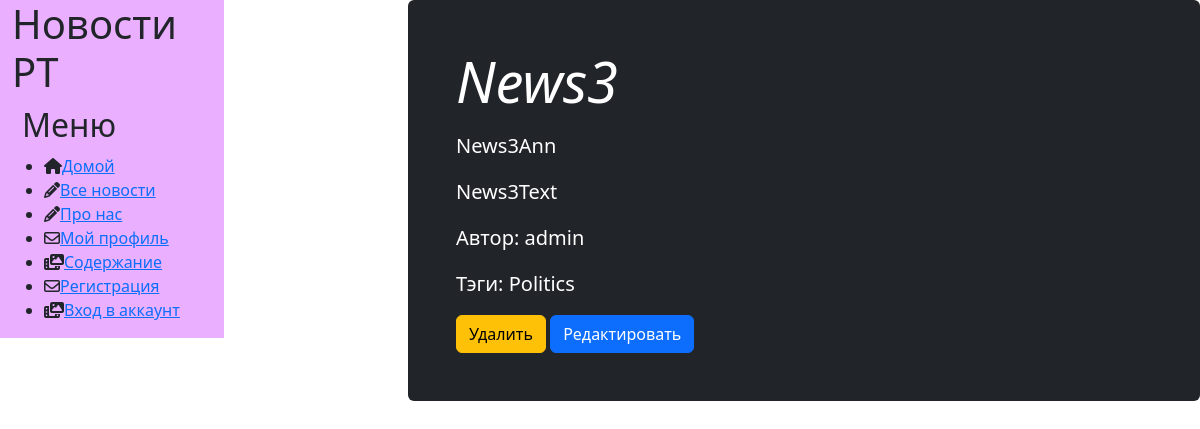
/news/show/3, run on the app's committed database.
### news/models.py (models this page shows, shortened)
class Article(models.Model):
    categories = (('E', 'Economics'), ('S', 'Science'), ('IT', 'IT'))
    author = models.ForeignKey(User, on_delete=models.SET_NULL, null=True)
    title = models.CharField('Название', max_length=50, default='')
    anouncement = models.TextField('Аннотация', max_length=250)
    text = models.TextField('Текст новости')
    date = models.DateTimeField('Дата публикации', auto_created='', auto_now=True)
    category = models.CharField(choices=categories, max_length=10, verbose_name='Категории')
    tags = models.ManyToManyField(to=Tag, blank=True)
    slug = models.SlugField(unique=True)  # самозаполняемое поле, unique=True дает ошибку при миграции в уже созданную таблицу
    objects = models.Manager()  # покажет только сегодняшние новости
    published = PublishedToday()  # покажет только сегодняшние новости
    class Meta:
        ordering = ['title', 'date']
        verbose_name = 'Новост'
        verbose_name_plural = 'Новостииии'

class Tag(models.Model):
    title = models.CharField(max_length=80)
    status = models.BooleanField(default=True)
    class Meta:
        ordering = ['title', 'status']
        verbose_name = 'Тэг'
        verbose_name_plural = 'Тэги'

### news/views.py (the view)
# urls.py: path('show/<int:pk>', views.ArticleDetailView.as_view(), name='news_detail'),
class ArticleDetailView(DetailView):
    model = Article
    template_name = 'news/news_detail.html'
    context_object_name = 'article'

### news/templates/news/news_detail.html (shortened to what this page needs)
{% extends 'main/base_template.html' %}
{% load static %}
{% load bootstrap5 %}
{% block content %}
        <div class="row">
                    <div class="single_news">
                        <div class="p-4 p-md-5 text-white rounded bg-dark" >
                                <div class="col-md-6 px-0">
                                  <h1 class="display-4 fst-italic"> {{ article.title }}</h1>
                                  <p class="lead my-3">{{ article.anouncement }}</p>
                                    <p class="lead my-3">{{ article.text }}</p>
                                  <p class="lead my-3">Автор: {{ article.author }}</p>
                                    <p class="lead my-3"> Тэги: {% for t in article.tags.all %} {{ t.title }} {% endfor %}</p>
                                </div>
                                    <a class="btn btn-warning" href="{% url 'news_delete'  article.pk%}">Удалить</a>
                                    <a class="btn btn-primary" href="{% url 'news_update'  article.pk%}">Редактировать</a>
                        </div>
                    </div>
        </div>
{% endblock %}

### main/static/main/css/style.css (style rules this page uses)
body { margin: 20px; background: #EAB0FF; }

### data on the page
Article: title "News3", anouncement "News3Ann", text "News3Text", author "admin"
Tag: title "Politics"
